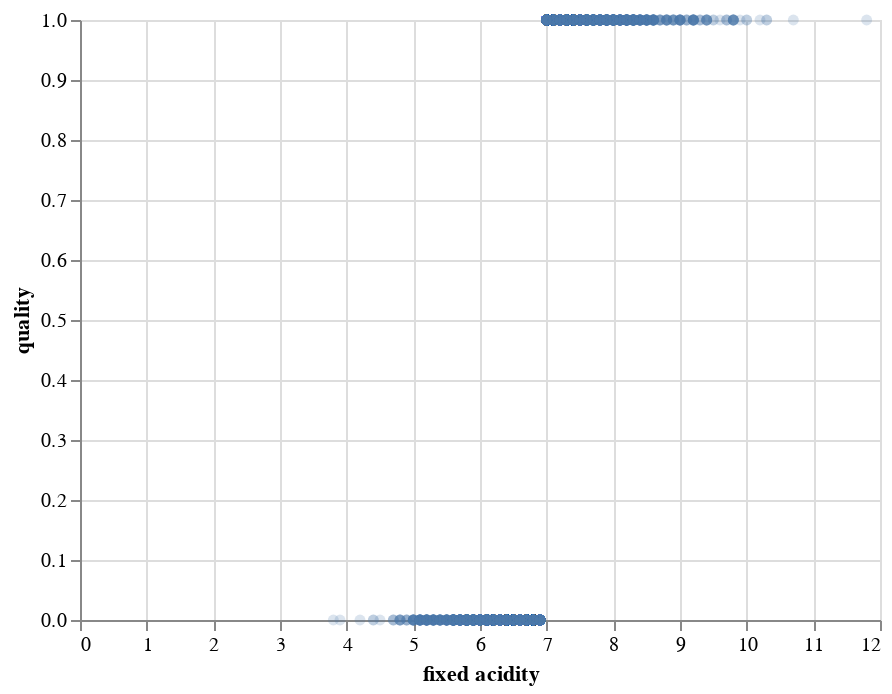

The notebook cell saved with this chart:
### Markdown cell above
fixed acidity이 quality와 약 77%의 상관 관계를 가지고 있음: 즉, fixed acidity이 증가할때 마다 quality 또한 굉장히 높은 확률로 증가함

### Code cell
import altair as alt


alt.Chart(
    TRAIN_CLEAN
).encode(
    x=alt.X('fixed acidity'),
    y=alt.X('quality'),
).mark_point(
    fillOpacity=0.2, filled=True
)

### Figure 1 — Vega-Lite specification as saved in the notebook (floating-point values rounded to 4 significant figures; data arrays with more than 128 entries replaced by an {"elided": "..."} marker saying what was removed)
{"config": {"view": {"continuousWidth": 400, "continuousHeight": 300}}, "data": {"name": "data-8d4634185274e7fc900c91dbb969cb72"}, "mark": {"type": "point", "fillOpacity": 0.2, "filled": true}, "encoding": {"x": {"field": "fixed acidity", "type": "quantitative"}, "y": {"field": "quality", "type": "quantitative"}}, "$schema": "https://vega.github.io/schema/vega-lite/v4.17.0.json", "datasets": {"data-8d4634185274e7fc900c91dbb969cb72": {"elided": "2938 records"}}}
